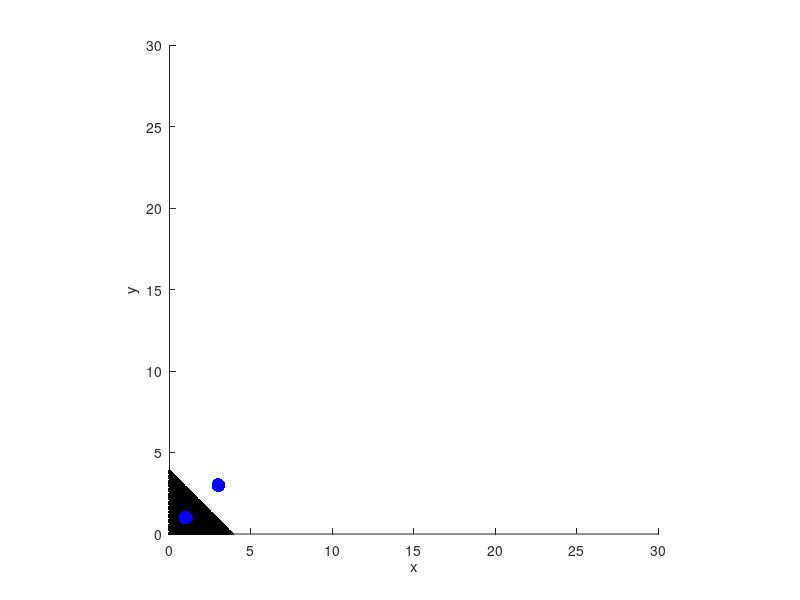

Write MATLAB code to recreate this figure.
% pr_exercise_13_solution.m

function pr_exercise_13_solution(index)
    if (nargin < 1)
        index = 0;
    end
    % create mesh grid
    [x,y] = meshgrid(0:0.1:30, 0:0.1:30);

    numOfSteps = size(x,1);
    x = reshape(x, [numOfSteps^2 1]);
    y = reshape(y, [numOfSteps^2 1]);

    % define reference vectors
    W1 = [1; 1];
    W2 = [3; 3];

    % define covariance matrices
    switch index
        case 1 % equal matrices diagonal
            C1 = [3 0; 0 1];
            C2 = [3 0; 0 1];
        case 2 % equal non diagonal
            C1 = [5 1; 1 3];
            C2 = [5 1; 1 3];
        case 3 % non-equal diagonal
            C1 = [3 0; 0 2];
            C2 = [2 0; 0 1];
        case 4 % non-equal, non-diagonal
            C1 = [2 0.3; 0.3 2];
            C2 = [1 0.5; 0.5 0.7];
        case 5 % non-equal non-diagonal, but diagonal elements are equal
            C1 =[3 0.3; 0.3 2];
            C2 = [3 1.9; 1.9 2];
        otherwise
            C1 = [1 0; 0 1];
            C2 = [1 0; 0 1];
    end

    C1
    C2
    
    [xW1, yW1] = CalculateArea();

    figure;
    hold on;
    plot(xW1, yW1, '.k');
    plot(W1(1), W1(2), '.b', 'MarkerSize', 30);
    plot(W2(1), W2(2), '.b', 'MarkerSize', 30);
    xlabel('x');
    ylabel('y');
    xlim([0 30]);
    ylim([0 30]);
    pbaspect([1 1 1]);


    % calculate distances and return elements that are closer to reference vector 1
    function [xW1, yW1] = CalculateArea()
        % get inverse covariance matrices
        C1inv = inv(C1);
        C2inv = inv(C2);
        labels = zeros(numOfSteps^2,1);

        for i=1:numOfSteps^2
            d1 = (W1 - [x(i); y(i)])'*C1inv*(W1 - [x(i); y(i)]);
            d2 = (W2 - [x(i); y(i)])'*C2inv*(W2 - [x(i); y(i)]);

            if (d1<d2)
                label(i) = 1;
            end
        end

        xW1 = x(label(:)==1);
        yW1 = y(label(:)==1);
    end
end